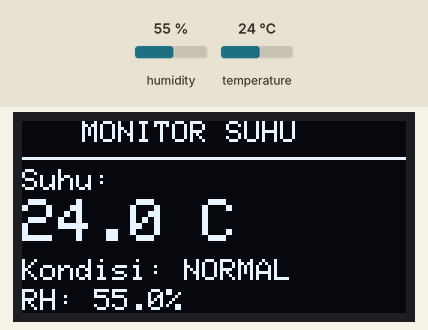
The sketch below on a simulated ESP32. Shown: 128×64 one-colour display. The test bench sets the inputs (shaded band); at power-on: temperature 24 °C, humidity 55 %. What the sketch prints to the serial monitor is not drawn.

Above: at 3.2 s.
3.3 s: temperature set to 12 °C
At 5.5 s:
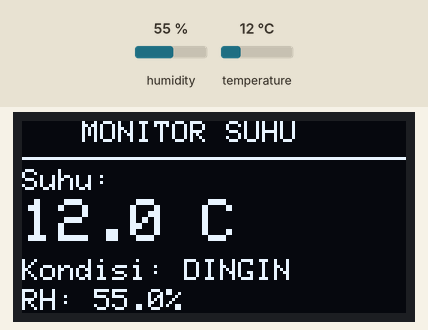
6.0 s: temperature set to 19.5 °C
At 7.1 s:
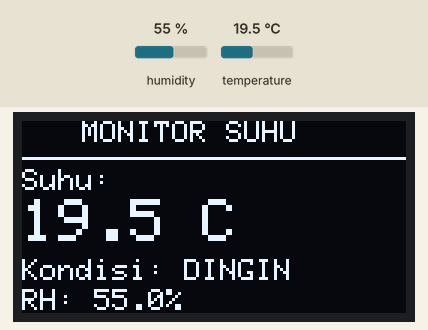
8.7 s: temperature set to 20.8 °C
At 11.4 s:
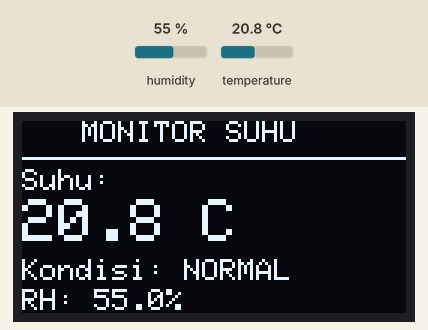
11.7 s: temperature set to 29.3 °C
At 12.9 s:
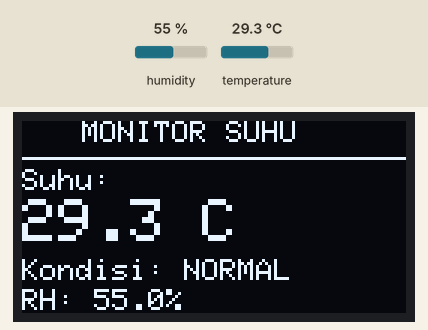
14.4 s: temperature set to 30.5 °C
At 17.2 s:
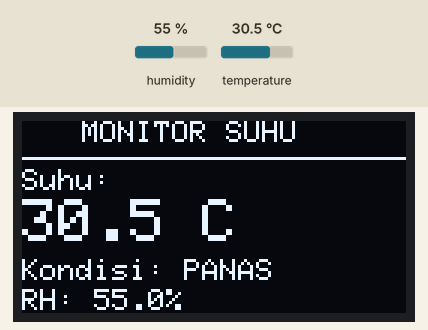
17.8 s: humidity set to 22 %
At 18.7 s:
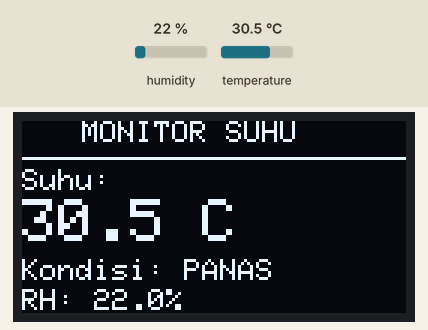
Timing chart, 0 to 20.8 s (numbered marks = the images above; inputs shaded):
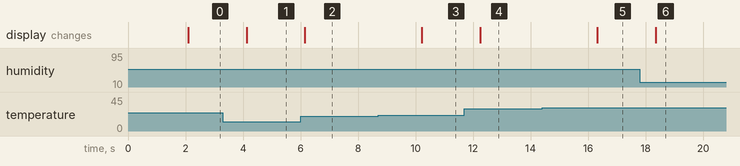

The sketch:

akiohtdht22ngoleb.ino
```cpp
#include <Wire.h>
#include <DHT.h>
#include <Adafruit_GFX.h>
#include <Adafruit_SSD1306.h>

#define DHTPIN 19
#define DHTTYPE DHT22

#define OLED_WIDTH 128
#define OLED_HEIGHT 64
#define OLED_RESET -1

DHT dht(DHTPIN, DHTTYPE);

Adafruit_SSD1306 display(
  OLED_WIDTH,
  OLED_HEIGHT,
  &Wire,
  OLED_RESET
);

void setup() {
  Serial.begin(115200);

  // SDA = GPIO 25, SCL = GPIO 33
  Wire.begin(25, 33);

  if (!display.begin(
        SSD1306_SWITCHCAPVCC, 0x3C)) {
    Serial.println("OLED tidak terdeteksi!");
    while (true) {
      delay(100);
    }
  }

  dht.begin();

  display.clearDisplay();
  display.setTextColor(SSD1306_WHITE);
  display.setTextSize(1);
  display.setCursor(10, 20);
  display.println("ESP32 + DHT22");
  display.setCursor(10, 35);
  display.println("OLED siap!");
  display.display();

  Serial.println("=== MONITOR SUHU ESP32 ===");
  Serial.println("Sensor DHT22 siap!");

  delay(2000);
}

void loop() {
  float suhu = dht.readTemperature();
  float kelembapan = dht.readHumidity();

  display.clearDisplay();
  display.setTextColor(SSD1306_WHITE);

  if (isnan(suhu) || isnan(kelembapan)) {
    display.setTextSize(1);
    display.setCursor(0, 20);
    display.println("Sensor DHT22 error");

    Serial.println("ERROR: Periksa kabel DHT22!");
  } else {
    // Menentukan kondisi suhu
    String kondisi;

    if (suhu > 30.0) {
      kondisi = "PANAS";
    } else if (suhu < 20.0) {
      kondisi = "DINGIN";
    } else {
      kondisi = "NORMAL";
    }

    // Tampilan judul OLED
    display.setTextSize(1);
    display.setCursor(20, 0);
    display.println("MONITOR SUHU");

    display.drawLine(
      0, 12, 127, 12, SSD1306_WHITE
    );

    // Tampilan suhu
    display.setCursor(0, 16);
    display.println("Suhu:");

    display.setTextSize(2);
    display.setCursor(0, 26);
    display.print(suhu, 1);
    display.print(" C");

    // Tampilan kondisi suhu
    display.setTextSize(1);
    display.setCursor(0, 46);
    display.print("Kondisi: ");
    display.println(kondisi);

    // Tampilan kelembapan
    display.setCursor(0, 56);
    display.print("RH: ");
    display.print(kelembapan, 1);
    display.print("%");

    // Informasi pada Serial Monitor
    Serial.println("------------------------");
    Serial.print("Suhu        : ");
    Serial.print(suhu, 1);
    Serial.println(" C");

    Serial.print("Kelembapan  : ");
    Serial.print(kelembapan, 1);
    Serial.println(" %");

    Serial.print("Kondisi     : ");
    Serial.println(kondisi);
  }

  display.display();
  delay(2000);
}
```

Measured:
- the behaviour switches between 19.9 and 20 °C on temperature (found by bisection; images 2 and 3)
- the behaviour switches between 30 and 30.1 °C on temperature (found by bisection; images 4 and 5)
- after the input at 3.3 s, the display: changes after 0.82 s (image 1)
- after the input at 6.0 s, the display: changes after 0.16 s (image 2)
- after the input at 8.7 s, the display: changes after 1.5 s (image 3)
- after the input at 11.7 s, the display: changes after 0.56 s (image 4)
- after the input at 14.4 s, the display: changes after 1.9 s (image 5)
- after the input at 17.8 s, the display: changes after 0.55 s (image 6)
